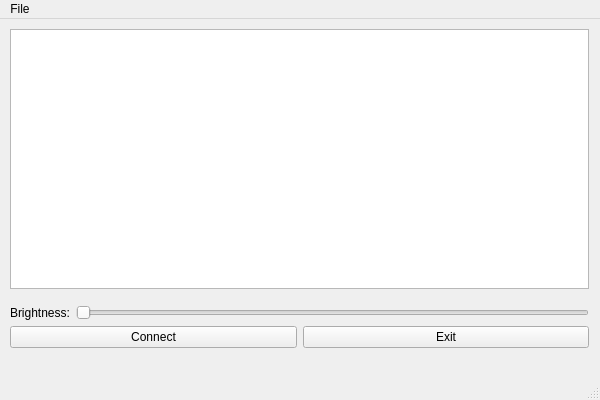
<?xml version="1.0" encoding="UTF-8"?>
<ui version="4.0">
 <class>MainWindow</class>
 <widget class="QMainWindow" name="MainWindow">
  <property name="geometry">
   <rect>
    <x>0</x>
    <y>0</y>
    <width>600</width>
    <height>400</height>
   </rect>
  </property>
  <property name="windowTitle">
   <string>SerPro demo for LogicStart</string>
  </property>
  <widget class="QWidget" name="centralWidget">
   <widget class="QWidget" name="verticalLayoutWidget">
    <property name="geometry">
     <rect>
      <x>-1</x>
      <y>-1</y>
      <width>601</width>
      <height>341</height>
     </rect>
    </property>
    <layout class="QVBoxLayout" name="verticalLayout">
     <item>
      <layout class="QVBoxLayout" name="verticalLayout_2">
       <item>
        <widget class="QTextEdit" name="textEdit">
         <property name="readOnly">
          <bool>true</bool>
         </property>
        </widget>
       </item>
       <item>
        <layout class="QHBoxLayout" name="horizontalLayout_3">
         <property name="topMargin">
          <number>10</number>
         </property>
         <item>
          <widget class="QLabel" name="label">
           <property name="text">
            <string>Brightness:</string>
           </property>
          </widget>
         </item>
         <item>
          <widget class="QSlider" name="brightnessSlider">
           <property name="maximum">
            <number>15</number>
           </property>
           <property name="pageStep">
            <number>2</number>
           </property>
           <property name="orientation">
            <enum>Qt::Horizontal</enum>
           </property>
          </widget>
         </item>
        </layout>
       </item>
       <item>
        <layout class="QHBoxLayout" name="horizontalLayout">
         <item>
          <layout class="QHBoxLayout" name="horizontalLayout_2">
           <item>
            <widget class="QPushButton" name="connectButton">
             <property name="text">
              <string>Connect</string>
             </property>
            </widget>
           </item>
           <item>
            <widget class="QPushButton" name="exitButton">
             <property name="text">
              <string>Exit</string>
             </property>
            </widget>
           </item>
          </layout>
         </item>
        </layout>
       </item>
      </layout>
     </item>
    </layout>
   </widget>
  </widget>
  <widget class="QMenuBar" name="menuBar">
   <property name="geometry">
    <rect>
     <x>0</x>
     <y>0</y>
     <width>600</width>
     <height>22</height>
    </rect>
   </property>
   <widget class="QMenu" name="menuFile">
    <property name="title">
     <string>File</string>
    </property>
    <addaction name="separator"/>
    <addaction name="actionSetup"/>
    <addaction name="actionExit"/>
   </widget>
   <addaction name="menuFile"/>
  </widget>
  <widget class="QStatusBar" name="statusBar"/>
  <action name="actionExit">
   <property name="text">
    <string>Exit</string>
   </property>
  </action>
  <action name="actionNone">
   <property name="text">
    <string>None</string>
   </property>
  </action>
  <action name="actionSetup">
   <property name="text">
    <string>Setup...</string>
   </property>
  </action>
 </widget>
 <layoutdefault spacing="6" margin="11"/>
 <resources/>
 <connections>
  <connection>
   <sender>actionSetup</sender>
   <signal>activated()</signal>
   <receiver>MainWindow</receiver>
   <slot>onSetupAction()</slot>
   <hints>
    <hint type="sourcelabel">
     <x>-1</x>
     <y>-1</y>
    </hint>
    <hint type="destinationlabel">
     <x>299</x>
     <y>199</y>
    </hint>
   </hints>
  </connection>
  <connection>
   <sender>connectButton</sender>
   <signal>clicked()</signal>
   <receiver>MainWindow</receiver>
   <slot>doConnect()</slot>
   <hints>
    <hint type="sourcelabel">
     <x>149</x>
     <y>277</y>
    </hint>
    <hint type="destinationlabel">
     <x>299</x>
     <y>199</y>
    </hint>
   </hints>
  </connection>
  <connection>
   <sender>brightnessSlider</sender>
   <signal>valueChanged(int)</signal>
   <receiver>MainWindow</receiver>
   <slot>onBrightnessChanged(int)</slot>
   <hints>
    <hint type="sourcelabel">
     <x>336</x>
     <y>311</y>
    </hint>
    <hint type="destinationlabel">
     <x>299</x>
     <y>199</y>
    </hint>
   </hints>
  </connection>
  <connection>
   <sender>actionExit</sender>
   <signal>activated()</signal>
   <receiver>MainWindow</receiver>
   <slot>deleteLater()</slot>
   <hints>
    <hint type="sourcelabel">
     <x>-1</x>
     <y>-1</y>
    </hint>
    <hint type="destinationlabel">
     <x>299</x>
     <y>199</y>
    </hint>
   </hints>
  </connection>
 </connections>
 <slots>
  <slot>onSetupAction()</slot>
  <slot>doConnect()</slot>
  <slot>onBrightnessChanged(int)</slot>
 </slots>
</ui>
